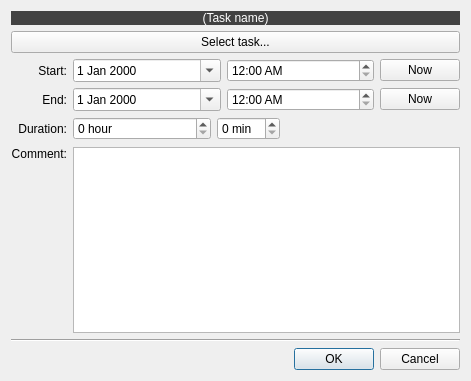
<?xml version="1.0" encoding="UTF-8"?>
<ui version="4.0">
 <class>EventEditor</class>
 <widget class="QDialog" name="EventEditor">
  <property name="geometry">
   <rect>
    <x>0</x>
    <y>0</y>
    <width>471</width>
    <height>381</height>
   </rect>
  </property>
  <property name="windowTitle">
   <string>Edit Event</string>
  </property>
  <layout class="QGridLayout" name="gridLayout_2">
   <item row="0" column="0" colspan="2">
    <layout class="QHBoxLayout" name="horizontalLayout_8">
     <item>
      <widget class="QLabel" name="labelTaskName">
       <property name="sizePolicy">
        <sizepolicy hsizetype="MinimumExpanding" vsizetype="Preferred">
         <horstretch>0</horstretch>
         <verstretch>1</verstretch>
        </sizepolicy>
       </property>
       <property name="palette">
        <palette>
         <active>
          <colorrole role="WindowText">
           <brush brushstyle="SolidPattern">
            <color alpha="255">
             <red>255</red>
             <green>255</green>
             <blue>255</blue>
            </color>
           </brush>
          </colorrole>
          <colorrole role="Button">
           <brush brushstyle="SolidPattern">
            <color alpha="255">
             <red>66</red>
             <green>66</green>
             <blue>66</blue>
            </color>
           </brush>
          </colorrole>
          <colorrole role="Light">
           <brush brushstyle="SolidPattern">
            <color alpha="255">
             <red>99</red>
             <green>99</green>
             <blue>99</blue>
            </color>
           </brush>
          </colorrole>
          <colorrole role="Midlight">
           <brush brushstyle="SolidPattern">
            <color alpha="255">
             <red>82</red>
             <green>82</green>
             <blue>82</blue>
            </color>
           </brush>
          </colorrole>
          <colorrole role="Dark">
           <brush brushstyle="SolidPattern">
            <color alpha="255">
             <red>33</red>
             <green>33</green>
             <blue>33</blue>
            </color>
           </brush>
          </colorrole>
          <colorrole role="Mid">
           <brush brushstyle="SolidPattern">
            <color alpha="255">
             <red>44</red>
             <green>44</green>
             <blue>44</blue>
            </color>
           </brush>
          </colorrole>
          <colorrole role="Text">
           <brush brushstyle="SolidPattern">
            <color alpha="255">
             <red>255</red>
             <green>255</green>
             <blue>255</blue>
            </color>
           </brush>
          </colorrole>
          <colorrole role="BrightText">
           <brush brushstyle="SolidPattern">
            <color alpha="255">
             <red>255</red>
             <green>255</green>
             <blue>255</blue>
            </color>
           </brush>
          </colorrole>
          <colorrole role="ButtonText">
           <brush brushstyle="SolidPattern">
            <color alpha="255">
             <red>255</red>
             <green>255</green>
             <blue>255</blue>
            </color>
           </brush>
          </colorrole>
          <colorrole role="Base">
           <brush brushstyle="SolidPattern">
            <color alpha="255">
             <red>0</red>
             <green>0</green>
             <blue>0</blue>
            </color>
           </brush>
          </colorrole>
          <colorrole role="Window">
           <brush brushstyle="SolidPattern">
            <color alpha="255">
             <red>66</red>
             <green>66</green>
             <blue>66</blue>
            </color>
           </brush>
          </colorrole>
          <colorrole role="Shadow">
           <brush brushstyle="SolidPattern">
            <color alpha="255">
             <red>0</red>
             <green>0</green>
             <blue>0</blue>
            </color>
           </brush>
          </colorrole>
          <colorrole role="AlternateBase">
           <brush brushstyle="SolidPattern">
            <color alpha="255">
             <red>33</red>
             <green>33</green>
             <blue>33</blue>
            </color>
           </brush>
          </colorrole>
          <colorrole role="ToolTipBase">
           <brush brushstyle="SolidPattern">
            <color alpha="255">
             <red>255</red>
             <green>255</green>
             <blue>220</blue>
            </color>
           </brush>
          </colorrole>
          <colorrole role="ToolTipText">
           <brush brushstyle="SolidPattern">
            <color alpha="255">
             <red>0</red>
             <green>0</green>
             <blue>0</blue>
            </color>
           </brush>
          </colorrole>
         </active>
         <inactive>
          <colorrole role="WindowText">
           <brush brushstyle="SolidPattern">
            <color alpha="255">
             <red>255</red>
             <green>255</green>
             <blue>255</blue>
            </color>
           </brush>
          </colorrole>
          <colorrole role="Button">
           <brush brushstyle="SolidPattern">
            <color alpha="255">
             <red>66</red>
             <green>66</green>
             <blue>66</blue>
            </color>
           </brush>
          </colorrole>
          <colorrole role="Light">
           <brush brushstyle="SolidPattern">
            <color alpha="255">
             <red>99</red>
             <green>99</green>
             <blue>99</blue>
            </color>
           </brush>
          </colorrole>
          <colorrole role="Midlight">
           <brush brushstyle="SolidPattern">
            <color alpha="255">
             <red>82</red>
             <green>82</green>
             <blue>82</blue>
            </color>
           </brush>
          </colorrole>
          <colorrole role="Dark">
           <brush brushstyle="SolidPattern">
            <color alpha="255">
             <red>33</red>
             <green>33</green>
             <blue>33</blue>
            </color>
           </brush>
          </colorrole>
          <colorrole role="Mid">
           <brush brushstyle="SolidPattern">
            <color alpha="255">
             <red>44</red>
             <green>44</green>
             <blue>44</blue>
            </color>
           </brush>
          </colorrole>
          <colorrole role="Text">
           <brush brushstyle="SolidPattern">
            <color alpha="255">
             <red>255</red>
             <green>255</green>
             <blue>255</blue>
            </color>
           </brush>
          </colorrole>
          <colorrole role="BrightText">
           <brush brushstyle="SolidPattern">
            <color alpha="255">
             <red>255</red>
             <green>255</green>
             <blue>255</blue>
            </color>
           </brush>
          </colorrole>
          <colorrole role="ButtonText">
           <brush brushstyle="SolidPattern">
            <color alpha="255">
             <red>255</red>
             <green>255</green>
             <blue>255</blue>
            </color>
           </brush>
          </colorrole>
          <colorrole role="Base">
           <brush brushstyle="SolidPattern">
            <color alpha="255">
             <red>0</red>
             <green>0</green>
             <blue>0</blue>
            </color>
           </brush>
          </colorrole>
          <colorrole role="Window">
           <brush brushstyle="SolidPattern">
            <color alpha="255">
             <red>66</red>
             <green>66</green>
             <blue>66</blue>
            </color>
           </brush>
          </colorrole>
          <colorrole role="Shadow">
           <brush brushstyle="SolidPattern">
            <color alpha="255">
             <red>0</red>
             <green>0</green>
             <blue>0</blue>
            </color>
           </brush>
          </colorrole>
          <colorrole role="AlternateBase">
           <brush brushstyle="SolidPattern">
            <color alpha="255">
             <red>33</red>
             <green>33</green>
             <blue>33</blue>
            </color>
           </brush>
          </colorrole>
          <colorrole role="ToolTipBase">
           <brush brushstyle="SolidPattern">
            <color alpha="255">
             <red>255</red>
             <green>255</green>
             <blue>220</blue>
            </color>
           </brush>
          </colorrole>
          <colorrole role="ToolTipText">
           <brush brushstyle="SolidPattern">
            <color alpha="255">
             <red>0</red>
             <green>0</green>
             <blue>0</blue>
            </color>
           </brush>
          </colorrole>
         </inactive>
         <disabled>
          <colorrole role="WindowText">
           <brush brushstyle="SolidPattern">
            <color alpha="255">
             <red>33</red>
             <green>33</green>
             <blue>33</blue>
            </color>
           </brush>
          </colorrole>
          <colorrole role="Button">
           <brush brushstyle="SolidPattern">
            <color alpha="255">
             <red>66</red>
             <green>66</green>
             <blue>66</blue>
            </color>
           </brush>
          </colorrole>
          <colorrole role="Light">
           <brush brushstyle="SolidPattern">
            <color alpha="255">
             <red>99</red>
             <green>99</green>
             <blue>99</blue>
            </color>
           </brush>
          </colorrole>
          <colorrole role="Midlight">
           <brush brushstyle="SolidPattern">
            <color alpha="255">
             <red>82</red>
             <green>82</green>
             <blue>82</blue>
            </color>
           </brush>
          </colorrole>
          <colorrole role="Dark">
           <brush brushstyle="SolidPattern">
            <color alpha="255">
             <red>33</red>
             <green>33</green>
             <blue>33</blue>
            </color>
           </brush>
          </colorrole>
          <colorrole role="Mid">
           <brush brushstyle="SolidPattern">
            <color alpha="255">
             <red>44</red>
             <green>44</green>
             <blue>44</blue>
            </color>
           </brush>
          </colorrole>
          <colorrole role="Text">
           <brush brushstyle="SolidPattern">
            <color alpha="255">
             <red>33</red>
             <green>33</green>
             <blue>33</blue>
            </color>
           </brush>
          </colorrole>
          <colorrole role="BrightText">
           <brush brushstyle="SolidPattern">
            <color alpha="255">
             <red>255</red>
             <green>255</green>
             <blue>255</blue>
            </color>
           </brush>
          </colorrole>
          <colorrole role="ButtonText">
           <brush brushstyle="SolidPattern">
            <color alpha="255">
             <red>33</red>
             <green>33</green>
             <blue>33</blue>
            </color>
           </brush>
          </colorrole>
          <colorrole role="Base">
           <brush brushstyle="SolidPattern">
            <color alpha="255">
             <red>66</red>
             <green>66</green>
             <blue>66</blue>
            </color>
           </brush>
          </colorrole>
          <colorrole role="Window">
           <brush brushstyle="SolidPattern">
            <color alpha="255">
             <red>66</red>
             <green>66</green>
             <blue>66</blue>
            </color>
           </brush>
          </colorrole>
          <colorrole role="Shadow">
           <brush brushstyle="SolidPattern">
            <color alpha="255">
             <red>0</red>
             <green>0</green>
             <blue>0</blue>
            </color>
           </brush>
          </colorrole>
          <colorrole role="AlternateBase">
           <brush brushstyle="SolidPattern">
            <color alpha="255">
             <red>66</red>
             <green>66</green>
             <blue>66</blue>
            </color>
           </brush>
          </colorrole>
          <colorrole role="ToolTipBase">
           <brush brushstyle="SolidPattern">
            <color alpha="255">
             <red>255</red>
             <green>255</green>
             <blue>220</blue>
            </color>
           </brush>
          </colorrole>
          <colorrole role="ToolTipText">
           <brush brushstyle="SolidPattern">
            <color alpha="255">
             <red>0</red>
             <green>0</green>
             <blue>0</blue>
            </color>
           </brush>
          </colorrole>
         </disabled>
        </palette>
       </property>
       <property name="autoFillBackground">
        <bool>true</bool>
       </property>
       <property name="text">
        <string>(Task name)</string>
       </property>
       <property name="textFormat">
        <enum>Qt::PlainText</enum>
       </property>
       <property name="alignment">
        <set>Qt::AlignCenter</set>
       </property>
       <property name="wordWrap">
        <bool>true</bool>
       </property>
       <property name="margin">
        <number>12</number>
       </property>
      </widget>
     </item>
    </layout>
   </item>
   <item row="1" column="0" colspan="2">
    <widget class="QPushButton" name="pushButtonSelectTask">
     <property name="text">
      <string>Select task...</string>
     </property>
    </widget>
   </item>
   <item row="2" column="0">
    <widget class="QLabel" name="label_4">
     <property name="text">
      <string>Start:</string>
     </property>
     <property name="alignment">
      <set>Qt::AlignRight|Qt::AlignTrailing|Qt::AlignVCenter</set>
     </property>
     <property name="buddy">
      <cstring>dateEditStart</cstring>
     </property>
    </widget>
   </item>
   <item row="2" column="1" rowspan="2">
    <layout class="QGridLayout" name="gridLayout" columnstretch="1,1,0">
     <item row="0" column="0">
      <widget class="QDateEdit" name="dateEditStart">
       <property name="buttonSymbols">
        <enum>QAbstractSpinBox::UpDownArrows</enum>
       </property>
       <property name="calendarPopup">
        <bool>true</bool>
       </property>
      </widget>
     </item>
     <item row="0" column="1">
      <widget class="QTimeEdit" name="timeEditStart">
       <property name="displayFormat">
        <string>h:mm AP</string>
       </property>
      </widget>
     </item>
     <item row="0" column="2">
      <widget class="QPushButton" name="startToNowButton">
       <property name="text">
        <string>Now</string>
       </property>
      </widget>
     </item>
     <item row="1" column="0">
      <widget class="QDateEdit" name="dateEditEnd">
       <property name="buttonSymbols">
        <enum>QAbstractSpinBox::UpDownArrows</enum>
       </property>
       <property name="calendarPopup">
        <bool>true</bool>
       </property>
      </widget>
     </item>
     <item row="1" column="1">
      <widget class="QTimeEdit" name="timeEditEnd">
       <property name="displayFormat">
        <string>h:mm AP</string>
       </property>
      </widget>
     </item>
     <item row="1" column="2">
      <widget class="QPushButton" name="endToNowButton">
       <property name="text">
        <string>Now</string>
       </property>
      </widget>
     </item>
    </layout>
   </item>
   <item row="3" column="0">
    <widget class="QLabel" name="label_5">
     <property name="text">
      <string>End:</string>
     </property>
     <property name="alignment">
      <set>Qt::AlignRight|Qt::AlignTrailing|Qt::AlignVCenter</set>
     </property>
     <property name="buddy">
      <cstring>dateEditEnd</cstring>
     </property>
    </widget>
   </item>
   <item row="4" column="0">
    <widget class="QLabel" name="label_6">
     <property name="text">
      <string>Duration:</string>
     </property>
     <property name="alignment">
      <set>Qt::AlignRight|Qt::AlignTrailing|Qt::AlignVCenter</set>
     </property>
     <property name="buddy">
      <cstring>spinBoxHours</cstring>
     </property>
    </widget>
   </item>
   <item row="4" column="1">
    <layout class="QHBoxLayout" name="horizontalLayout">
     <item>
      <widget class="QSpinBox" name="spinBoxHours">
       <property name="sizePolicy">
        <sizepolicy hsizetype="Expanding" vsizetype="Fixed">
         <horstretch>0</horstretch>
         <verstretch>0</verstretch>
        </sizepolicy>
       </property>
       <property name="suffix">
        <string> hour</string>
       </property>
       <property name="minimum">
        <number>0</number>
       </property>
       <property name="maximum">
        <number>999999999</number>
       </property>
      </widget>
     </item>
     <item>
      <widget class="QSpinBox" name="spinBoxMinutes">
       <property name="sizePolicy">
        <sizepolicy hsizetype="Minimum" vsizetype="Fixed">
         <horstretch>0</horstretch>
         <verstretch>0</verstretch>
        </sizepolicy>
       </property>
       <property name="frame">
        <bool>true</bool>
       </property>
       <property name="suffix">
        <string> min</string>
       </property>
       <property name="maximum">
        <number>59</number>
       </property>
      </widget>
     </item>
     <item>
      <spacer name="horizontalSpacer_4">
       <property name="orientation">
        <enum>Qt::Horizontal</enum>
       </property>
       <property name="sizeHint" stdset="0">
        <size>
         <width>180</width>
         <height>24</height>
        </size>
       </property>
      </spacer>
     </item>
    </layout>
   </item>
   <item row="5" column="0">
    <widget class="QLabel" name="label">
     <property name="text">
      <string>Comment:</string>
     </property>
     <property name="alignment">
      <set>Qt::AlignRight|Qt::AlignTop|Qt::AlignTrailing</set>
     </property>
     <property name="buddy">
      <cstring>textEditComment</cstring>
     </property>
    </widget>
   </item>
   <item row="5" column="1">
    <widget class="QTextEdit" name="textEditComment">
     <property name="sizePolicy">
      <sizepolicy hsizetype="Expanding" vsizetype="Expanding">
       <horstretch>0</horstretch>
       <verstretch>3</verstretch>
      </sizepolicy>
     </property>
     <property name="tabChangesFocus">
      <bool>true</bool>
     </property>
     <property name="acceptRichText">
      <bool>false</bool>
     </property>
    </widget>
   </item>
   <item row="6" column="0" colspan="2">
    <widget class="Line" name="line">
     <property name="orientation">
      <enum>Qt::Horizontal</enum>
     </property>
    </widget>
   </item>
   <item row="7" column="0" colspan="2">
    <widget class="QDialogButtonBox" name="buttonBox">
     <property name="standardButtons">
      <set>QDialogButtonBox::Cancel|QDialogButtonBox::Ok</set>
     </property>
     <property name="centerButtons">
      <bool>false</bool>
     </property>
    </widget>
   </item>
  </layout>
 </widget>
 <tabstops>
  <tabstop>pushButtonSelectTask</tabstop>
  <tabstop>dateEditStart</tabstop>
  <tabstop>timeEditStart</tabstop>
  <tabstop>dateEditEnd</tabstop>
  <tabstop>timeEditEnd</tabstop>
  <tabstop>spinBoxHours</tabstop>
  <tabstop>spinBoxMinutes</tabstop>
  <tabstop>textEditComment</tabstop>
  <tabstop>buttonBox</tabstop>
 </tabstops>
 <resources/>
 <connections>
  <connection>
   <sender>buttonBox</sender>
   <signal>accepted()</signal>
   <receiver>EventEditor</receiver>
   <slot>accept()</slot>
   <hints>
    <hint type="sourcelabel">
     <x>429</x>
     <y>445</y>
    </hint>
    <hint type="destinationlabel">
     <x>391</x>
     <y>2</y>
    </hint>
   </hints>
  </connection>
  <connection>
   <sender>buttonBox</sender>
   <signal>rejected()</signal>
   <receiver>EventEditor</receiver>
   <slot>reject()</slot>
   <hints>
    <hint type="sourcelabel">
     <x>345</x>
     <y>454</y>
    </hint>
    <hint type="destinationlabel">
     <x>452</x>
     <y>5</y>
    </hint>
   </hints>
  </connection>
 </connections>
</ui>
